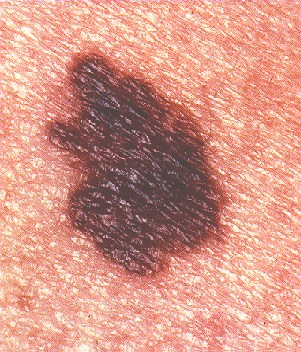
%> input picture lesion1.jpg, 301 x 352 px
$ octave CSS.m   (GNU Octave 9; MATLAB toolbox functions it lacks are replaced by stand-ins)
%> lines starting %> are read from the running program, lines starting %| are printed output that depends on the picture
close all, clear all, clc;

rgbim = imread('lesion1.jpg'); % Read in image
%> rgbim is the input picture: size 352x301x3 uint8; mean R, G, B 211.2, 150.7, 135.7
grayim = double(rgb2gray(rgbim))/255; % Convert to grayscale
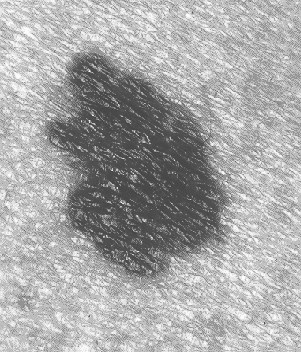
%> grayim: size 352x301 double; min 0.216, max 0.996, mean 0.655

css = []; % Initialize CSS image

limit = 20; % Set sigma limit for non malignant lesions

figure, hold
xlabel('t');
ylabel('sigma');

structurally_malignant = false;

for sigma = 0:29 % Set sigma level for gaussian blurring

    edgeim = edge(grayim,'canny',[0.4 0.6], (4+sigma)*sqrt(2)); % Edge detection with base sigma value of 4*sqrt(2)
%> (the run ends here)

$ run again, with lesion2.jpg copied over lesion1.jpg
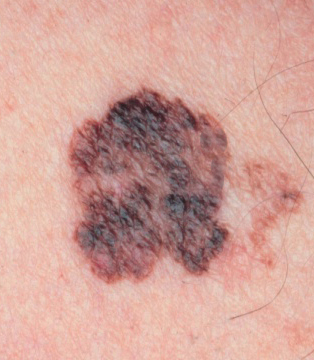
%> input picture lesion2.jpg, 314 x 360 px
%> rgbim is the input picture: size 360x314x3 uint8; mean R, G, B 208.3, 161.8, 152.3
%> `grayim = double(rgb2gray(rgbim))/255;`:
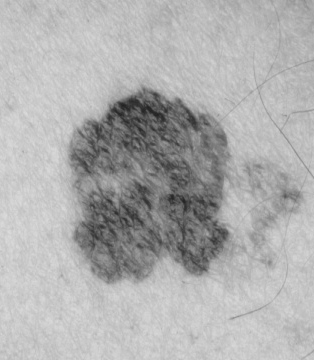
%> grayim: size 360x314 double; min 0.129, max 0.863, mean 0.685

$ run again, with lesion3.jpg copied over lesion1.jpg
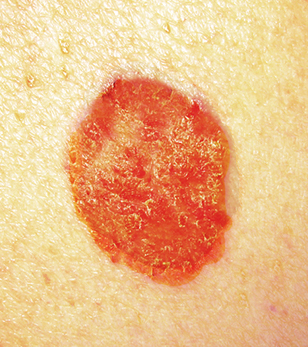
%> input picture lesion3.jpg, 308 x 347 px
%> rgbim is the input picture: size 347x308x3 uint8; mean R, G, B 236.4, 187.5, 136.9
%> `grayim = double(rgb2gray(rgbim))/255;`:
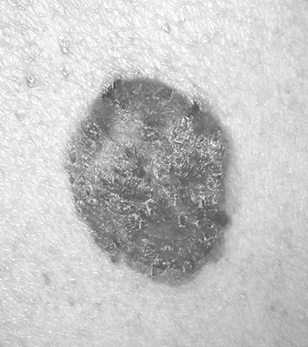
%> grayim: size 347x308 double; min 0.2, max 1, mean 0.77
